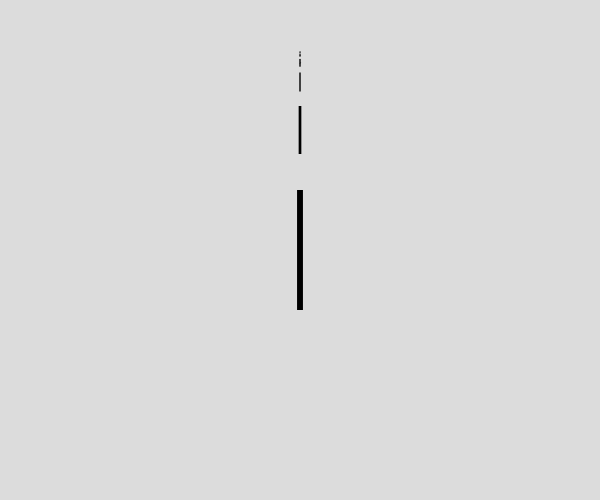
Frame 1 (no input)
Frame 60 (no input): identical to frame 1, image omitted
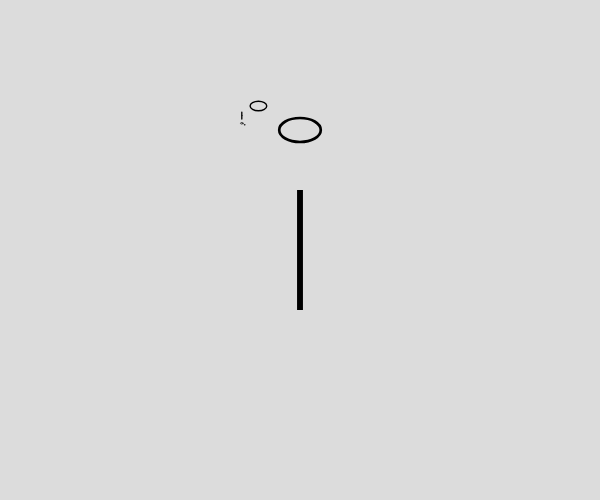
Frame 120 (the mouse pressed at the canvas centre since frame 60)

The p5.js sketch that drew these frames (run headless with seeded random() and noise() and a simulated clock; from frame 60 on, the mouse is pressed at the canvas centre):

// p5.js sketch
// ── sketch.js
function setup() {
  createCanvas(600, 500);
  background(220);
  noFill();
}

function draw() {
  background(220);
  noFill();
  branch(300, 250, 120, 270);
}

function branch(x, y, len, deg) {
  let angle = radians(deg);
  let targetX = x + cos(angle) * len;
  let targetY = y + sin(angle) * len;

  let thickness = map(len, 100, 10, 5, 1);
  strokeWeight(thickness);
  ellipse(x, y, x-targetX, y-targetY);

  // EXIT CONDITION
  len *= 0.4;
  if (len > 1) {
    branch(targetX, targetY, len, deg + mouseX);
  }
}
